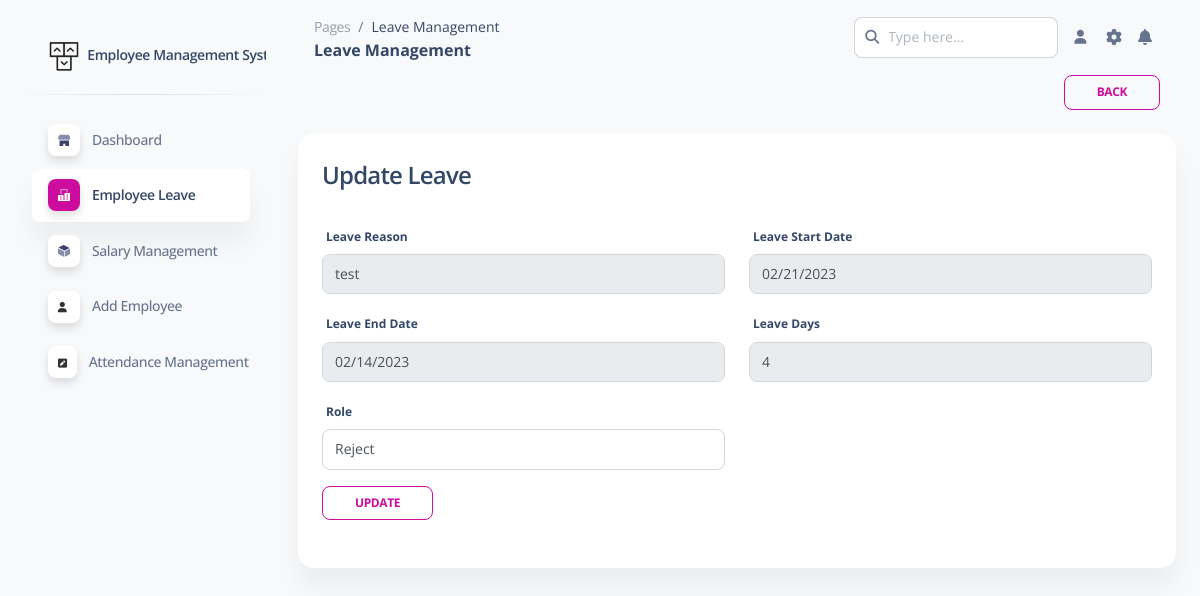
The page /pages/emp_edit.php?id=10 on the database its author committed.
### tables this page shows
CREATE TABLE `leave__tbl` (
  `id` int(20) NOT NULL,
  `emp_id` int(20) NOT NULL,
  `leave_reason` varchar(255) NOT NULL,
  `leave_start_date` varchar(255) NOT NULL,
  `leave_end_date` varchar(255) NOT NULL,
  `leave_days` int(11) DEFAULT NULL,
  `leave_status` enum('0','1','2') NOT NULL COMMENT '0 = Pending, \r\n1 = Approved \r\n2 = Reject,',
  `leave_approved _by` varchar(255) NOT NULL
);

### pages/emp_edit.php (the view, shortened to what this page needs)
<?php
    $conn=mysqli_connect("localhost","root","","employee_management")or die("error in connection");
    $edit_id=$_GET['id'];
    $query="select * from leave__tbl where id=$edit_id";
    $result=mysqli_query($conn,$query);
?>
<!DOCTYPE html>
<html lang="en">
<head>
  <link href="../assets/css/nucleo-icons.css" rel="stylesheet" />
  <link href="../assets/css/nucleo-svg.css" rel="stylesheet" />
  <link href="../assets/css/nucleo-svg.css" rel="stylesheet" />
  <link id="pagestyle" href="../assets/css/soft-ui-dashboard.css?v=1.0.6" rel="stylesheet" />
</head>
<body class="g-sidenav-show  bg-gray-100">
  <aside class="sidenav navbar navbar-vertical navbar-expand-xs border-0 border-radius-xl my-3 fixed-start ms-3 " id="sidenav-main">
    <div class="sidenav-header">
      <a class="navbar-brand m-0"  target="_blank">
        <img src="../assets/img/logo-ct-dark.png" class="navbar-brand-img h-100" alt="main_logo">
        <span class="ms-1 font-weight-bold">Employee Management System</span>
      </a>
    </div>
    <hr class="horizontal dark mt-0">
    <div class="collapse navbar-collapse  w-auto " id="sidenav-collapse-main">
      <ul class="navbar-nav">
        <li class="nav-item">
          <a class="nav-link  " href="dashboard.php">
            <div class="icon icon-shape icon-sm shadow border-radius-md bg-white text-center me-2 d-flex align-items-center justify-content-center">
            </div>
            <span class="nav-link-text ms-1">Dashboard</span>
          </a>
        </li>
        <li class="nav-item">
          <a class="nav-link active" href="emp_leave.php">
            <div class="icon icon-shape icon-sm shadow border-radius-md bg-white text-center me-2 d-flex align-items-center justify-content-center">
            </div>
            <span class="nav-link-text ms-1">Employee Leave</span>
          </a>
        </li>
        <li class="nav-item">
          <a class="nav-link" href="admin_sal.php">
            <div class="icon icon-shape icon-sm shadow border-radius-md bg-white text-center me-2 d-flex align-items-center justify-content-center">
            </div>
            <span class="nav-link-text ms-1">Salary Management</span>
          </a>
        </li>
        <li class="nav-item">
          <a class="nav-link" href="add_employee.php">
            <div class="icon icon-shape icon-sm shadow border-radius-md bg-white text-center me-2 d-flex align-items-center justify-content-center">
            <i class="fa fa-user me-sm-1" style="color:#000;"></i>
            </div>
            <span class="nav-link-text ms-1">Add Employee</span>
          </a>
        </li>
        <li class="nav-item">
          <a class="nav-link" href="attendence_index.php">
            <div class="icon icon-shape icon-sm shadow border-radius-md bg-white text-center me-2 d-flex align-items-center justify-content-center">
                <i class="fa fa-pencil-square" aria-hidden="true" style="color:#000;"></i>
            </div>
            <span class="nav-link-text ms-1">Attendance Management</span>
          </a>
        </li>
      </ul>
    </div>
  </aside>
  <main class="main-content position-relative max-height-vh-100 h-100 border-radius-lg ">
    <nav class="navbar navbar-main navbar-expand-lg px-0 mx-4 shadow-none border-radius-xl" id="navbarBlur" navbar-scroll="true">
      <div class="container-fluid py-1 px-3">
        <nav aria-label="breadcrumb">
          <ol class="breadcrumb bg-transparent mb-0 pb-0 pt-1 px-0 me-sm-6 me-5">
            <li class="breadcrumb-item text-sm"><a class="opacity-5 text-dark" href="javascript:;">Pages</a></li>
            <li class="breadcrumb-item text-sm text-dark active" aria-current="page">Leave Management</li>
          </ol>
          <h6 class="font-weight-bolder mb-0">Leave Management</h6>
        </nav>
        <div class="collapse navbar-collapse mt-sm-0 mt-2 me-md-0 me-sm-4" id="navbar">
          <div class="ms-md-auto pe-md-3 d-flex align-items-center">
            <div class="input-group">
              <span class="input-group-text text-body"><i class="fas fa-search" aria-hidden="true"></i></span>
              <input type="text" class="form-control" placeholder="Type here...">
            </div>
          </div>
          <ul class="navbar-nav  justify-content-end">
            <li class="nav-item d-flex align-items-center">
              <a href="profile.php" class="nav-link text-body font-weight-bold px-0">
                <i class="fa fa-user me-sm-1"></i>
              </a>
            </li>
            <li class="nav-item px-3 d-flex align-items-center">
                <i class="fa fa-cog fixed-plugin-button-nav cursor-pointer"></i>
            </li>
            <li class="nav-item dropdown pe-2 d-flex align-items-center">
                <i class="fa fa-bell cursor-pointer"></i>
            </li>
          </ul>
        </div>
      </div>
    </nav>
    <div class="container">
    <div class="row">
      <div class="col-md-12">
          <a class="btn btn-outline-primary btn-sm mb-0 me-3" style="float:right;" href="emp_leave.php">Back</a>
      </div>
    </div>
    </div>
    <div class="container-fluid py-4">
      <div class="row">
        <div class="col-12">
          <div class="card mb-4">
            <div class="card-header pb-0">
              <h4>Update Leave</h4>
            </div>
            <div class="card-body px-0 pt-0 pb-2">
              <div class="table-responsive p-0">
                <table class="table align-items-center mb-0">
                    <?php
                         while($row=mysqli_fetch_array($result))
                        {
                     ?>
                  <tbody>
                  <div class="card-body">
                      <form role="form" method="POST">
                        <div class="row">
                          <div class="col-md-6">
                            <label>Leave Reason </label>
                            <div class="mb-3">
                              <input type="text" class="form-control" placeholder="Leave Reason" aria-label="Leave Reason" aria-describedby="Leave Reason-addon" name="leave_reason" value="<?php echo $row['leave_reason'] ?> " readonly>
                            </div>
                          </div>
                          <div class="col-md-6">
                            <label>Leave Start Date</label>
                            <div class="mb-3">
                              <input type="date" class="form-control" placeholder="Leave Start Date" aria-label="Leave Start Date" aria-describedby="Leave Start Date-addon" name="leave_start_date" value="<?php echo $row['leave_start_date'] ?>" readonly>
                            </div>
                          </div>
                          <div class="col-md-6">
                            <label>Leave End Date</label>
                            <div class="mb-3">
                              <input type="date" class="form-control" placeholder="Leave End Date" aria-label="Leave End Date" aria-describedby="Leave End Date-addon" name="leave_end_date" value="<?php echo $row['leave_end_date'] ?>" readonly>
                            </div>
                          </div>
                          <div class="col-md-6">
                            <label>Leave Days</label>
                            <div class="mb-3">
                              <input type="text" class="form-control" placeholder="Leave Days" aria-label="Leave Days" aria-describedby="Leave Days" name="leave_days" value="<?php echo $row['leave_days'] ?>" readonly>
                            </div>
                            </div>
                            <div class="col-md-6">
                                <label>Role</label>
                                <select name="leave_status" class="form-control">
                                    <option value="2" <?php if($row['leave_status']==2){echo "selected";} ?>>Reject</option>
                                </select>
                          </div>
                        </div>
                            <input type="submit" value="Update" name="update" class="btn btn-outline-primary btn-sm mb-3 mt-3 me-3">
                      </form>
                    </div>
                    <?php
                        }
                    ?>
                </table>
              </div>
            </div>
          </div>
        </div>
      </div>
    </div>
  </main>
</body>
</html>

### assets/css/nucleo-svg.css (style rules this page uses)
.icon { display: inline-block; color: #111111; height: 1em; width: 1em; }
.icon-sm { height: 0.8em; width: 0.8em; }
.icon { fill: currentColor; stroke: none; }

### rows shown on the page
leave__tbl: leave_reason "test", leave_start_date "02/21/2023", leave_end_date "02/14/2023", leave_days "4", leave_status "Reject"
